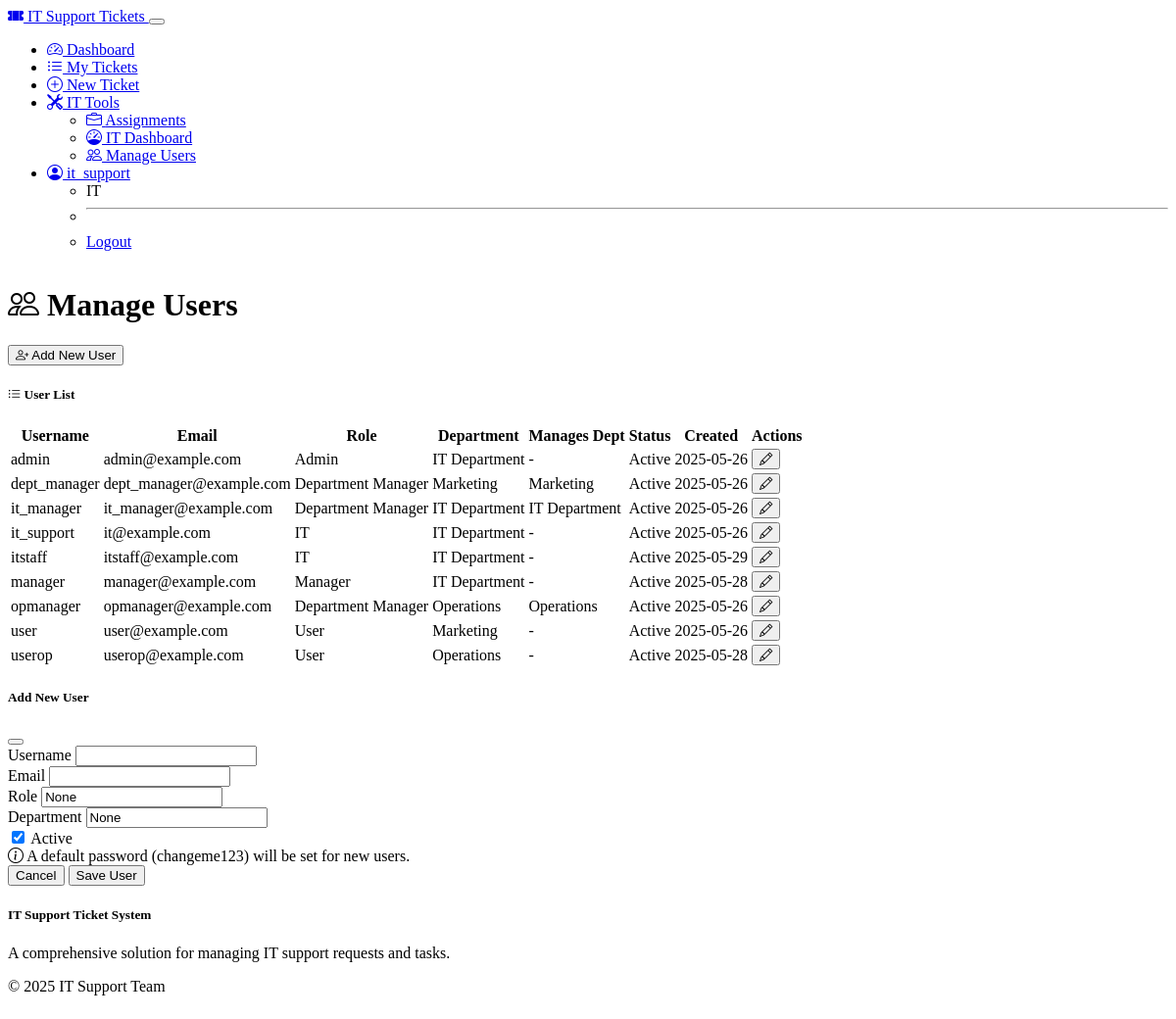
The page /admin/users (signed in) on the database its author committed.
### models.py (models this page shows, shortened)
class User(UserMixin, db.Model):
    __tablename__ = 'user'
    __table_args__ = {'extend_existing': True}
    id = db.Column(db.Integer, primary_key=True)
    username = db.Column(db.String(64), unique=True, nullable=False)
    email = db.Column(db.String(120), unique=True, nullable=False)
    password_hash = db.Column(db.String(256), nullable=False)
    role = db.Column(db.Enum(UserRole), default=UserRole.USER, nullable=False)
    department_id = db.Column(db.Integer, db.ForeignKey('department.id'))
    managed_department_id = db.Column(db.Integer, db.ForeignKey('department.id'), nullable=True)
    created_at = db.Column(db.DateTime, default=datetime.utcnow)
    is_active = db.Column(db.Boolean, default=True)
    created_tickets = db.relationship('Ticket', backref='creator', foreign_keys='Ticket.creator_id', lazy='dynamic')
    assigned_tickets = db.relationship('Ticket', backref='assignee', foreign_keys='Ticket.assignee_id', lazy='dynamic')
    approved_tickets = db.relationship('Ticket', backref='approver', foreign_keys='Ticket.approver_id', lazy='dynamic')
    comments = db.relationship('Comment', backref='author', lazy='dynamic')
    def is_admin(self):
        return self.role == UserRole.ADMIN
    def is_it(self):
        return self.role == UserRole.IT or self.role == UserRole.ADMIN
    def is_dept_manager(self):
        return self.role == UserRole.DEPT_MANAGER or self.role == UserRole.ADMIN
    def is_manager(self):
        return self.role == UserRole.MANAGER or self.role == UserRole.ADMIN

class Department(db.Model):
    __tablename__ = 'department'
    id = db.Column(db.Integer, primary_key=True)
    name = db.Column(db.String(120), unique=True, nullable=False)
    description = db.Column(db.Text)
    users = db.relationship('User', backref='department_rel', foreign_keys='User.department_id', lazy='dynamic')
    managed_by = db.relationship('User', backref='managed_department_rel', foreign_keys='User.managed_department_id', uselist=False)

### routes.py (the view)
    @app.route('/admin/users')
    @login_required
    def user_list():
        if not current_user.is_admin() and not current_user.is_it():
            abort(403)
        users = User.query.order_by(User.username).all()
        form = UserManagementForm()
        try:
            departments = Department.query.order_by(Department.name).all()
            form.department_id.choices = [(d.id, d.name) for d in departments]
            form.department_id.choices.insert(0, (0, 'Nessun dipartimento'))
            form.managed_department_id.choices = [(d.id, d.name) for d in departments]
            form.managed_department_id.choices.insert(0, (0, 'Nessuno')) # Modificato da ('', 'Nessuno')
        except (ImportError, AttributeError):
            form.department_id.choices = [(0, 'Nessun dipartimento')]
            form.managed_department_id.choices = [('', 'Nessuno')]
        return render_template('admin/users.html', users=users, form=form, departments=departments if 'departments' in locals() else [])

### templates/admin/users.html (shortened to what this page needs)
{% extends "base.html" %}
{% block content %}
<div class="row mb-4">
    <div class="col">
        <h1>
            <i class="bi bi-people me-2"></i>
            Manage Users
        </h1>
    </div>
    <div class="col-auto">
        <button type="button" class="btn btn-primary" data-bs-toggle="modal" data-bs-target="#userModal">
            <i class="bi bi-person-plus me-1"></i> Add New User
        </button>
    </div>
</div>
{% if users %}
<div class="card">
    <div class="card-header">
        <h5 class="mb-0">
            <i class="bi bi-list-ul me-2"></i>
            User List
        </h5>
    </div>
    <div class="card-body p-0">
        <div class="table-responsive">
            <table class="table table-hover table-striped mb-0">
                <thead>
                    <tr>
                        <th>Username</th>
                        <th>Email</th>
                        <th>Role</th>
                        <th>Department</th>
                        <th>Manages Dept</th>
                        <th>Status</th>
                        <th>Created</th>
                        <th>Actions</th>
                    </tr>
                </thead>
                <tbody>
                    {% for user in users %}
                    <tr>
                        <td>{{ user.username }}</td>
                        <td>{{ user.email }}</td>
                        <td>
                            <span class="badge
                                {% if user.role.name == 'ADMIN' %}bg-danger
                                {% elif user.role.name == 'MANAGER' %}bg-warning
                                {% elif user.role.name == 'DEPT_MANAGER' %}bg-primary
                                {% elif user.role.name == 'IT' %}bg-info
                                {% else %}bg-secondary{% endif %}">
                                {{ user.role.value }}
                            </span>
                        </td>
                        <td>{{ user.department_rel.name if user.department_rel else "-" }}</td>
                        <td>
                            {% if user.managed_department_rel %}
                                <span class="badge bg-success">{{ user.managed_department_rel.name }}</span>
                            {% else %}
                                -
                            {% endif %}
                        </td>
                        <td>
                            {% if user.is_active %}
                            <span class="badge bg-success">Active</span>
                            {% else %}
                            <span class="badge bg-danger">Inactive</span>
                            {% endif %}
                        </td>
                        <td>{{ user.created_at.strftime('%Y-%m-%d') }}</td>
                        <td>
                            <button type="button" class="btn btn-sm btn-primary"
                                    onclick="editUser({{ user.id }}, '{{ user.username|escapejs }}', '{{ user.email|escapejs }}',
                                              '{{ user.role.name|escapejs }}', '{{ user.department_rel.id if user.department_rel else '' }}',
                                              '{{ user.managed_department_rel.id if user.managed_department_rel else '' }}', '{{ 'true' if user.is_active else 'false' }}')">
                                <i class="bi bi-pencil"></i>
                            </button>
                        </td>
                    </tr>
                    {% endfor %}
                </tbody>
            </table>
        </div>
    </div>
</div>
{% endif %}
<div class="modal fade" id="userModal" tabindex="-1" aria-labelledby="userModalLabel" aria-hidden="true">
    <div class="modal-dialog">
        <div class="modal-content">
            <div class="modal-header">
                <h5 class="modal-title" id="userModalLabel">Add New User</h5>
                <button type="button" class="btn-close" data-bs-dismiss="modal" aria-label="Close"></button>
            </div>
            <form method="POST" action="{{ url_for('user_create') }}" id="userForm">
                <div class="modal-body">
                    <div class="mb-3">
                        <label for="username" class="form-label">Username</label>
                        <input type="text" class="form-control" id="username" name="username" required>
                    </div>
                    <div class="mb-3">
                        <label for="email" class="form-label">Email</label>
                        <input type="email" class="form-control" id="email" name="email" required>
                    </div>
                    <div class="mb-3">
                        <label for="role" class="form-label">Role</label>
                        {% if current_user.is_admin() %}
                        <select class="form-select" id="role" name="role" required onchange="toggleManagedDepartment()">
                            <option value="USER">User</option>
                            <option value="DEPT_MANAGER">Department Manager</option>
                            <option value="MANAGER">IT Manager</option>
                            <option value="IT">IT Staff</option>
                            <option value="ADMIN">Administrator</option>
                        </select>
                        {% else %}
                        <input type="text" class="form-control" id="role" name="role" value="{{ form.role.data if form else '' }}" readonly>
                        {% endif %}
                    </div>
                    <div class="mb-3">
                        <label for="department_id" class="form-label">Department</label>
                        {% if current_user.is_admin() %}
                        <select class="form-select" id="department_id" name="department_id" onchange="updateDepartmentManager()">
                            <option value="">None</option>
                            {% for id, name in form.department_id.choices if form %}
                                <option value="{{ id }}">{{ name }}</option>
                            {% endfor %}
                        </select>
                        {% else %}
                        <input type="text" class="form-control" id="department_id" name="department_id" value="{{ current_user.department.name if current_user.department else 'None' }}" readonly>
                        {% endif %}
                    </div>
                    <div class="mb-3 form-check">
                        <input type="checkbox" class="form-check-input" id="is_active" name="is_active" checked>
                        <label class="form-check-label" for="is_active">Active</label>
                    </div>
                    <div class="alert alert-info" id="passwordInfo">
                        <i class="bi bi-info-circle me-2"></i>
                        <span>A default password (changeme123) will be set for new users.</span>
                    </div>
                </div>
                <div class="modal-footer">
                    <button type="button" class="btn btn-secondary" data-bs-dismiss="modal">Cancel</button>
                    <button type="submit" class="btn btn-primary">Save User</button>
                </div>
            </form>
        </div>
    </div>
</div>
{% endblock %}

### templates/base.html (shortened to what this page needs)
<!DOCTYPE html>
<html lang="en" data-bs-theme="dark">
<head>
    <link rel="stylesheet" href="https://cdn.replit.com/agent/bootstrap-agent-dark-theme.min.css">
    <link rel="stylesheet" href="https://cdn.jsdelivr.net/npm/bootstrap-icons@1.11.3/font/bootstrap-icons.min.css">
    <link rel="stylesheet" href="{{ url_for('static', filename='css/custom.css') }}">
</head>
<body>
    <header>
        <nav class="navbar navbar-expand-lg navbar-dark bg-dark">
            <div class="container">
                <a class="navbar-brand" href="{{ url_for('index') }}">
                    <i class="bi bi-ticket-perforated-fill me-2"></i>
                    IT Support Tickets
                </a>
                <button class="navbar-toggler" type="button" data-bs-toggle="collapse" data-bs-target="#navbarNav" aria-controls="navbarNav" aria-expanded="false" aria-label="Toggle navigation">
                </button>
                <div class="collapse navbar-collapse" id="navbarNav">
                    <ul class="navbar-nav ms-auto">
                        {% if current_user.is_authenticated %}
                            <li class="nav-item">
                                <a class="nav-link" href="{{ url_for('dashboard') }}">
                                    <i class="bi bi-speedometer2 me-1"></i> Dashboard
                                </a>
                            </li>
                            <li class="nav-item">
                                <a class="nav-link" href="{{ url_for('ticket_list') }}">
                                    <i class="bi bi-list-ul me-1"></i> My Tickets
                                </a>
                            </li>
                            <li class="nav-item">
                                <a class="nav-link" href="{{ url_for('ticket_create') }}">
                                    <i class="bi bi-plus-circle me-1"></i> New Ticket
                                </a>
                            </li>
                            {% if current_user.is_it() %}
                            <li class="nav-item dropdown">
                                <a class="nav-link dropdown-toggle" href="#" id="itDropdown" role="button" data-bs-toggle="dropdown" aria-expanded="false">
                                    <i class="bi bi-tools me-1"></i> IT Tools
                                </a>
                                <ul class="dropdown-menu" aria-labelledby="itDropdown">
                                    <li>
                                        <a class="dropdown-item" href="{{ url_for('assignments') }}">
                                            <i class="bi bi-briefcase me-1"></i> Assignments
                                        </a>
                                    </li>
                                    <li>
                                        <a class="dropdown-item" href="{{ url_for('it_dashboard') }}">
                                            <i class="bi bi-speedometer me-1"></i> IT Dashboard
                                        </a>
                                    </li>
                                    <li>
                                        <a class="dropdown-item" href="{{ url_for('user_list') }}">
                                            <i class="bi bi-people me-1"></i> Manage Users
                                        </a>
                                    </li>
                                </ul>
                            </li>
                            {% endif %}
                            <li class="nav-item dropdown">
                                <a class="nav-link dropdown-toggle" href="#" id="userDropdown" role="button" data-bs-toggle="dropdown" aria-expanded="false">
                                    <i class="bi bi-person-circle me-1"></i> {{ current_user.username }}
                                </a>
                                <ul class="dropdown-menu" aria-labelledby="userDropdown">
                                    <li><span class="dropdown-item-text text-muted">{{ current_user.role.value }}</span></li>
                                    <li><hr class="dropdown-divider"></li>
                                    <li><a class="dropdown-item" href="{{ url_for('logout') }}">Logout</a></li>
                                </ul>
                            </li>
                        {% endif %}
                    </ul>
                </div>
            </div>
        </nav>
    </header>
    <main class="container mt-4">
        {% block content %}{% endblock %}
    </main>
    <footer class="bg-dark text-light py-4 mt-5">
        <div class="container">
            <div class="row">
                <div class="col-md-6">
                    <h5>IT Support Ticket System</h5>
                    <p>A comprehensive solution for managing IT support requests and tasks.</p>
                </div>
                <div class="col-md-6 text-md-end">
                    <p>&copy; 2025 IT Support Team</p>
                </div>
            </div>
        </div>
    </footer>
</body>
</html>

### rows shown on the page
User: username "it_support", role.value "IT", email "it@example.com", department_rel "IT Department", is_active "Active", created_at "2025-05-26"
User: username "admin", email "admin@example.com", role.value "Admin", department_rel "IT Department", is_active "Active", created_at "2025-05-26"
User: username "dept_manager", email "dept_manager@example.com", role.value "Department Manager", department_rel "Marketing", managed_department_rel.name "Marketing", is_active "Active", created_at "2025-05-26"
User: username "it_manager", email "it_manager@example.com", role.value "Department Manager", department_rel "IT Department", managed_department_rel.name "IT Department", is_active "Active", created_at "2025-05-26"
User: username "itstaff", email "itstaff@example.com", role.value "IT", department_rel "IT Department", is_active "Active", created_at "2025-05-29"
User: username "manager", email "manager@example.com", role.value "Manager", department_rel "IT Department", is_active "Active", created_at "2025-05-28"
User: username "opmanager", email "opmanager@example.com", role.value "Department Manager", department_rel "Operations", managed_department_rel.name "Operations", is_active "Active", created_at "2025-05-26"
User: username "user", email "user@example.com", role.value "User", department_rel "Marketing", is_active "Active", created_at "2025-05-26"
User: username "userop", email "userop@example.com", role.value "User", department_rel "Operations", is_active "Active", created_at "2025-05-28"
